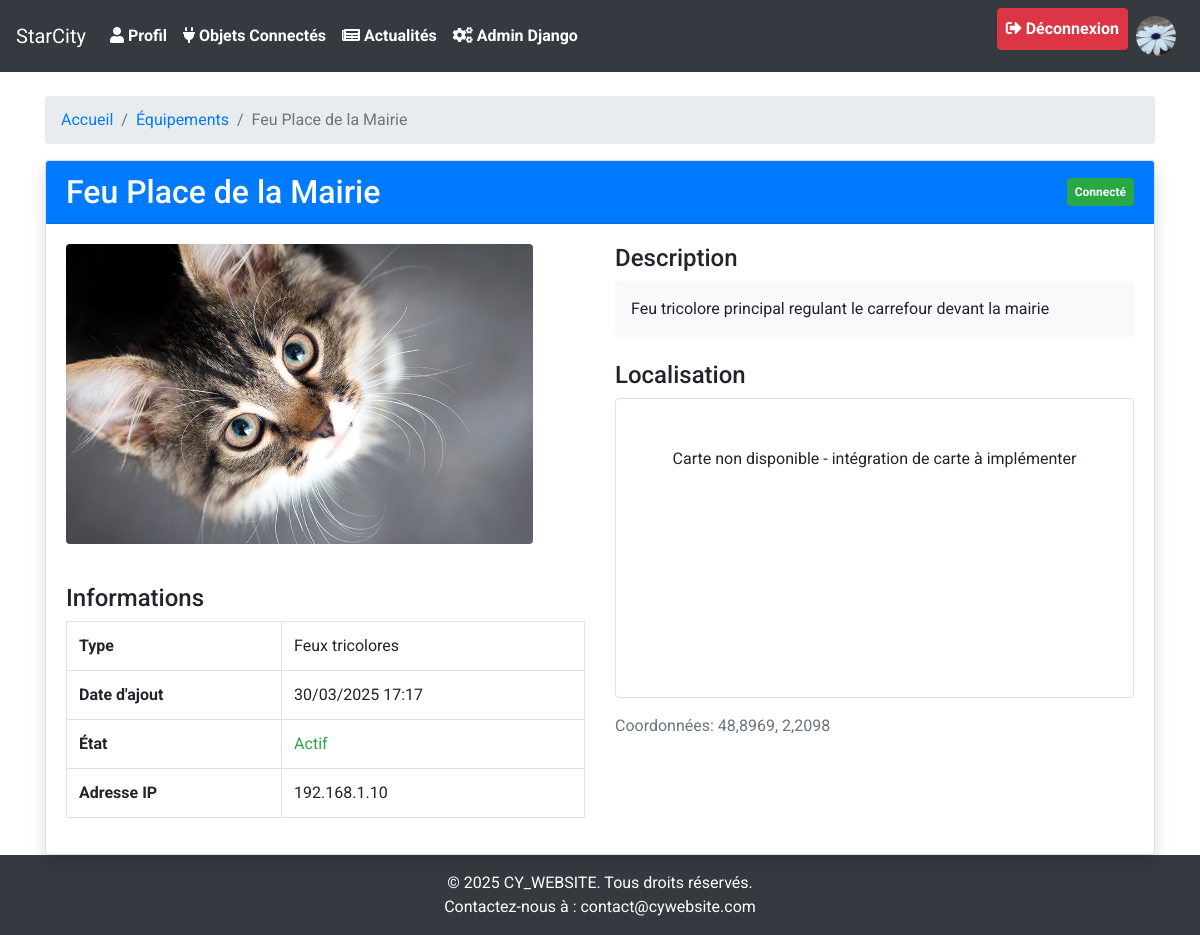
The app's page /objets_connectés/objet/1/ (signed in) with its own data.
### user/models.py (models this page shows, shortened)
class User(AbstractUser):
    profile_picture = models.ImageField(
        upload_to='data/profile_pictures/',
        blank=True,
        null=True,
        help_text="Téléchargez une image de profil (formats acceptés : JPEG, PNG)."
    )
    groups = models.ManyToManyField(
        'auth.Group',
        related_name='custom_user_set',  # Nom unique pour éviter les conflits
        blank=True
    )
    user_permissions = models.ManyToManyField(
        'auth.Permission',
        related_name='custom_user_permissions_set',  # Nom unique pour éviter les conflits
        blank=True
    )
    XP_LEVEL_CHOICES = [
        ('simple', 'Simple'),
        ('intermediate', 'Intermédiaire'),  # Nouveau niveau ajouté
        ('complex', 'Complexe'),
        ('admin', 'Admin'),
    ]
    xp_level = models.CharField(
        max_length=15,  # Augmentez la longueur pour inclure "intermediate"
        choices=XP_LEVEL_CHOICES,
        default='simple',
        verbose_name="Niveau d'XP"
    )
    date_naissance = models.DateField(
        blank=True,
        null=True,
        help_text="Entrez votre date de naissance (format : DD-MM-YYYY)."
    )
    xp_points = models.IntegerField(default=0)
    login_count = models.IntegerField(default=0, help_text="Nombre de connexions de l'utilisateur.")
    class Meta:
        verbose_name = "Utilisateur"
        verbose_name_plural = "Utilisateurs"
        ordering = ['-date_joined']

### objConnecte/models.py (models this page shows, shortened)
class ObjConnecte(models.Model):
    name = models.CharField(max_length=100, verbose_name='Nom')
    type = models.ForeignKey('Type', on_delete=models.DO_NOTHING, verbose_name='Type')
    description = models.TextField(verbose_name='Description')
    image = models.ImageField(upload_to='data/objConnecte_images/', default='data/objConnecte_images/default.jpg', verbose_name='Image')
    date = models.DateTimeField(auto_now_add=True)
    state = models.BooleanField(default=False, verbose_name='État')
    connected = models.BooleanField(default=False, verbose_name='Connecté')
    attente_technicien = models.BooleanField(default=False, verbose_name='Attente d’un technicien')
    ip = models.GenericIPAddressField(verbose_name='Adresse IP', default='127.0.0.1')
    longitude = models.FloatField(verbose_name='Longitude', default=0.0)
    latitude = models.FloatField(verbose_name='Latitude', default=0.0)
    class Meta:
        verbose_name = 'Objet connecté'
        verbose_name_plural = 'Objets connectés'

class Type(models.Model):
    name = models.CharField(max_length=100, verbose_name='Nom')
    description = models.TextField(verbose_name='Description')
    icon = models.ImageField(upload_to='data/type_images/', default='data/type_images/default.jpg', verbose_name='Icône')
    class Meta:
        verbose_name = 'Type'
        verbose_name_plural = 'Types'

### objConnecte/views.py (called while the page is built)
def objet(request, id):
    objet = ObjConnecte.objects.get(id=id)
    return render(request, 'objConnecte/objet.html', {'objet': objet})

### objConnecte/templates/objConnecte/objet.html (shortened to what this page needs)
{% extends 'cyWebsite/base.html' %}
{% load static %}
{% block content %}
<div class="container mt-4">
    <nav aria-label="breadcrumb">
        <ol class="breadcrumb">
            <li class="breadcrumb-item"><a href="{% url 'index' %}">Accueil</a></li>
            <li class="breadcrumb-item"><a href="{% url 'objConnecte:objets' %}">Équipements</a></li>
            <li class="breadcrumb-item active" aria-current="page">{{ objet.name }}</li>
        </ol>
    </nav>
    <div class="card shadow">
        <div class="card-header bg-primary text-white">
            <div class="d-flex justify-content-between align-items-center">
                <h2 class="mb-0">{{ objet.name }}</h2>
                <span class="badge {% if objet.connected %}badge-success{% else %}badge-danger{% endif %} p-2">
                    {{ objet.connected|yesno:"Connecté,Déconnecté" }}
                </span>
            </div>
        </div>
        <div class="card-body">
            <div class="row">
                <div class="col-md-6">
                    <img src="{{ objet.image.url }}" alt="{{ objet.name }}" class="img-fluid rounded mb-3" style="max-height: 300px; width: auto;">
                    <h4 class="mt-4">Informations</h4>
                    <table class="table table-bordered">
                        <tr>
                            <th>Type</th>
                            <td>{{ objet.type.name }}</td>
                        </tr>
                        <tr>
                            <th>Date d'ajout</th>
                            <td>{{ objet.date|date:"d/m/Y H:i" }}</td>
                        </tr>
                        <tr>
                            <th>État</th>
                            <td class="{% if objet.state %}text-success{% else %}text-danger{% endif %}">
                                {{ objet.state|yesno:"Actif,Inactif" }}
                            </td>
                        </tr>
                        <tr>
                            <th>Adresse IP</th>
                            <td>{{ objet.ip }}</td>
                        </tr>
                    </table>
                </div>
                <div class="col-md-6">
                    <h4>Description</h4>
                    <div class="bg-light p-3 rounded mb-4">
                        <p>{{ objet.description|linebreaks }}</p>
                    </div>
                    <h4>Localisation</h4>
                    <div id="map" style="height: 300px; width: 100%;" class="border rounded mb-3"></div>
                    <p class="text-muted">Coordonnées: {{ objet.latitude }}, {{ objet.longitude }}</p>
                </div>
            </div>
        </div>
    </div>
</div>
{% endblock %}

### cyWebsite/templates/cyWebsite/base.html (shortened to what this page needs)
{% load static %}
<!DOCTYPE html>
<html lang="fr">
<head>
    <link rel="stylesheet" href="https://stackpath.bootstrapcdn.com/bootstrap/4.5.2/css/bootstrap.min.css">
    <link rel="stylesheet" href="{% static 'styles.css' %}">
    <link rel="stylesheet" href="https://cdnjs.cloudflare.com/ajax/libs/font-awesome/5.15.4/css/all.min.css">
</head>
<body>
<div class="wrapper">
    <nav class="navbar navbar-expand-lg navbar-dark bg-dark">
        <a class="navbar-brand" href="{% url 'index' %}">StarCity</a>
        <div class="collapse navbar-collapse" id="navbarNav">
            <ul class="navbar-nav">
                {% if user.is_authenticated %}
                <li class="nav-item"><a class="nav-link" href="{% url 'news:visualisation' %}"><i class="fas fa-user"></i> Profil</a></li>
                <li class="nav-item"><a class="nav-link" href="{% url 'objConnecte:obj-index' %}"><i class="fas fa-plug"></i> Objets Connectés</a></li>
                <li class="nav-item"><a class="nav-link" href="{% url 'news:index' %}"><i class="fas fa-newspaper"></i> Actualités</a></li>
                {% endif %}
                {% if user.is_authenticated %}
                    <li class="nav-item"><a class="nav-link" href="/admin/"><i class="fas fa-cogs"></i> Admin Django</a></li>
                {% endif %}
            </ul>
            <ul class="navbar-nav ml-auto">
                {% if user.is_authenticated %}
                <li class="nav-item">
                    <a class="nav-link btn btn-danger text-white" href="{% url 'user:logout' %}"><i class="fas fa-sign-out-alt"></i> Déconnexion</a>
                </li>
                <li class="nav-item">
                    <a class="nav-link" href="{% url 'user:update_user' %}">
                        <img src="{% if user.profile_picture %}{{ user.profile_picture.url }}{% else %}{% static 'default_profile.png' %}{% endif %}" alt="Profile Picture" class="rounded-circle" style="width: 40px; height: 40px;">
                    </a>
                </li>
                {% endif %}
            </ul>
        </div>
    </nav>
        {% block content %}
        {% endblock %}
</div>
    <footer class="bg-dark text-center text-white py-3">
        <p>&copy; 2025 CY_WEBSITE. Tous droits réservés.</p>
        <p>Contactez-nous à : <a href="mailto:contact@cywebsite.com" class="text-white">contact@cywebsite.com</a></p>
    </footer>
</body>
</html>

### cyWebsite/static/styles.css (style rules this page uses)
body { font-family: 'Montserrat',Arial, sans-serif; margin: 0; padding: 0; }
p { margin-top: 0; margin-bottom: 0rem; }
.navbar-nav .nav-link { font-weight: bold; }
.card { box-shadow: 0 0 10px rgba(0, 0, 0, 0.1); }

### records on screen
User: profile_picture (picture)
ObjConnecte: name "Feu Place de la Mairie", connected "Connecté", image (placeholder picture), type.name "Feux tricolores", date "30/03/2025 17:17", state "Actif", ip "192.168.1.10", description "Feu tricolore principal regulant le carrefour devant la mairie", latitude "48,8969", longitude "2,2098"
